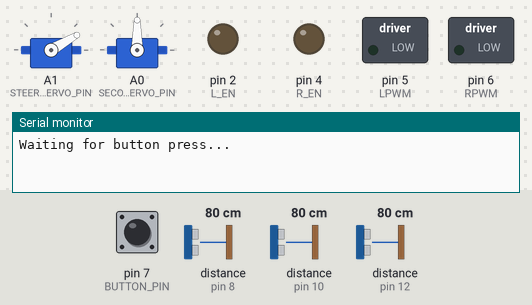
Simulated run of this sketch. Board: Arduino Uno, built with avr-gcc and run on an emulated ATmega328P. Shown: 2 × servo, switched loads named in the sketch (green lamp = pin HIGH), output pins drawn as LEDs (lit = HIGH), the last lines printed to the serial monitor. Inputs (shaded band) come from the test bench; at power-on: pin 7 (BUTTON_PIN) HIGH, distance to the obstacle (sensors on pin 8, pin 12, pin 10) 80 cm. The echo pulse lasts 58.3 µs per cm; pins used as bus, display or sensor lines are not drawn.

Above: at 1.2 s.
1.3 s: pin 7 (BUTTON_PIN) pulled LOW for 0.15 s
At 1.8 s:
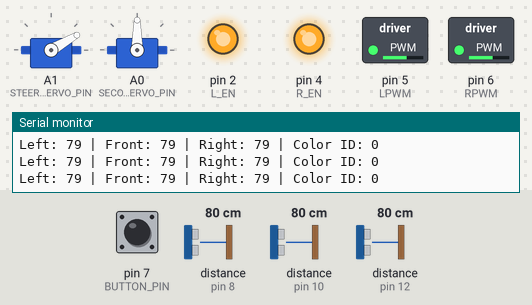
2.9 s: distance to the obstacle (sensor on pin 8) set to 199 cm
4.4 s: distance to the obstacle (sensor on pin 8) set to 205 cm
At 4.7 s:
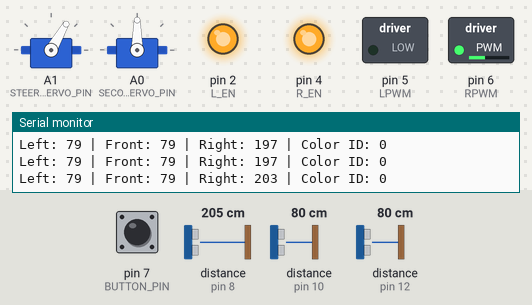
7.4 s: distance to the obstacle (sensor on pin 12) set to 198 cm
10.4 s: distance to the obstacle (sensor on pin 12) set to 207 cm
At 10.64 s:
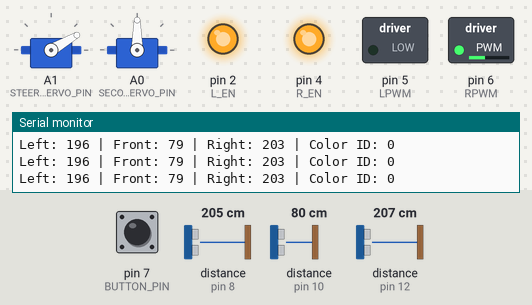
12.2 s: distance to the obstacle (sensor on pin 8) set to 2 cm
At 12.6 s:
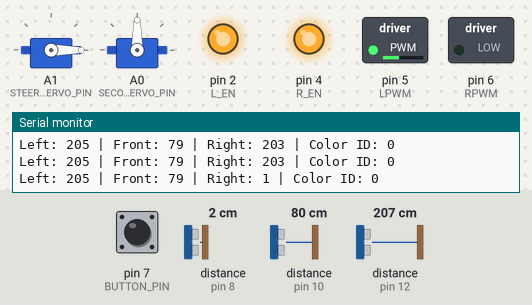
Timing chart, 0 to 16.2 s (numbered marks = the images above; inputs shaded):
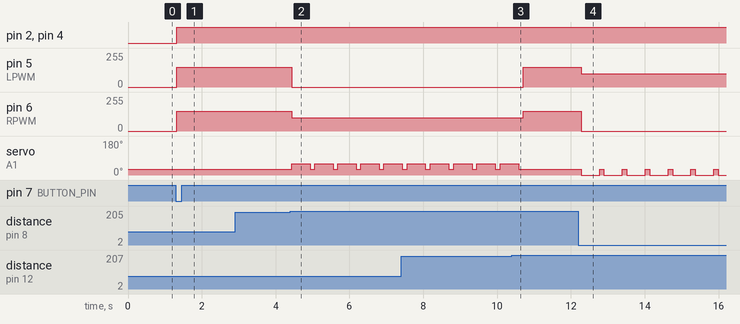

The sketch:

ObstacleChallenge.ino
```cpp
#include <Servo.h>
#include <SoftwareSerial.h>

// Motor Driver Pins
#define L_EN 2
#define R_EN 4
#define LPWM 5
#define RPWM 6

// Ultrasonic Pins
#define TRIG_LEFT 13
#define ECHO_LEFT 12
#define TRIG_FRONT 11
#define ECHO_FRONT 10
#define TRIG_RIGHT 9
#define ECHO_RIGHT 8

// Servo Pins
#define STEERING_SERVO_PIN A1
#define SECOND_SERVO_PIN A0

// Button Pin
#define BUTTON_PIN 7

// HuskyLens Serial
SoftwareSerial huskySerial(0, 1); // TX=0, RX=1

Servo steeringServo;
Servo secondServo;

bool started = false;
unsigned long lastDebounceTime = 0;
const unsigned long debounceDelay = 200;

// Constants
const int STRAIGHT_ANGLE = 30;
const int LEFT_ANGLE = 0;
const int RIGHT_ANGLE = 60;

// ========================
// === Helper Functions ===
// ========================

long readDistanceCM(int trigPin, int echoPin) {
  digitalWrite(trigPin, LOW);
  delayMicroseconds(2);
  digitalWrite(trigPin, HIGH);
  delayMicroseconds(10);
  digitalWrite(trigPin, LOW);
  return pulseIn(echoPin, HIGH, 30000) * 0.034 / 2;
}

void stopMotors() {
  digitalWrite(L_EN, LOW);
  digitalWrite(R_EN, LOW);
  analogWrite(LPWM, 0);
  analogWrite(RPWM, 0);
}

void moveForward(int speed = 150) {
  digitalWrite(L_EN, HIGH);
  digitalWrite(R_EN, HIGH);
  analogWrite(LPWM, speed);
  analogWrite(RPWM, speed);
}

void turnLeft(int speed = 100) {
  digitalWrite(L_EN, HIGH);
  digitalWrite(R_EN, HIGH);
  analogWrite(LPWM, speed);
  analogWrite(RPWM, 0);
}

void turnRight(int speed = 100) {
  digitalWrite(L_EN, HIGH);
  digitalWrite(R_EN, HIGH);
  analogWrite(LPWM, 0);
  analogWrite(RPWM, speed);
}

void steer(int angle) {
  steeringServo.write(angle);
}

int readColorID() {
  if (huskySerial.available()) {
    if (huskySerial.read() == 0x55 && huskySerial.read() == 0xAA) {
      for (int i = 0; i < 4; i++) huskySerial.read(); // skip 4 bytes
      int id = huskySerial.read(); // color ID
      return id;
    }
  }
  return 0;
}

// ========================
// === Setup & Loop =======
// ========================

void setup() {
  Serial.begin(9600);
  huskySerial.begin(9600);

  // Motor driver setup
  pinMode(L_EN, OUTPUT);
  pinMode(R_EN, OUTPUT);
  pinMode(LPWM, OUTPUT);
  pinMode(RPWM, OUTPUT);

  // Ultrasonic sensors
  pinMode(TRIG_LEFT, OUTPUT);
  pinMode(ECHO_LEFT, INPUT);
  pinMode(TRIG_FRONT, OUTPUT);
  pinMode(ECHO_FRONT, INPUT);
  pinMode(TRIG_RIGHT, OUTPUT);
  pinMode(ECHO_RIGHT, INPUT);

  // Button
  pinMode(BUTTON_PIN, INPUT_PULLUP);

  // Servos
  steeringServo.attach(STEERING_SERVO_PIN);
  secondServo.attach(SECOND_SERVO_PIN);
  steer(STRAIGHT_ANGLE);

  stopMotors();
  Serial.println("Waiting for button press...");
}

void loop() {
  // === Start on Button Press ===
  if (!started && digitalRead(BUTTON_PIN) == LOW) {
    if ((millis() - lastDebounceTime) > debounceDelay) {
      started = true;
      Serial.println("Started!");
    }
    lastDebounceTime = millis();
  }

  if (!started) return;

  // === Read Sensors ===
  long leftDist = readDistanceCM(TRIG_LEFT, ECHO_LEFT);
  long frontDist = readDistanceCM(TRIG_FRONT, ECHO_FRONT);
  long rightDist = readDistanceCM(TRIG_RIGHT, ECHO_RIGHT);
  int colorID = readColorID();

  Serial.print("Left: "); Serial.print(leftDist);
  Serial.print(" | Front: "); Serial.print(frontDist);
  Serial.print(" | Right: "); Serial.print(rightDist);
  Serial.print(" | Color ID: "); Serial.println(colorID);

  // === Color Obstacle Avoidance ===
  if (colorID == 1) {  // Red → left
    steer(LEFT_ANGLE);
    turnLeft();
    delay(500);
    steer(STRAIGHT_ANGLE);
  } else if (colorID == 2) {  // Green → right
    steer(RIGHT_ANGLE);
    turnRight();
    delay(500);
    steer(STRAIGHT_ANGLE);
  }

  // === Wall Following Logic ===
  else if (leftDist > 200 && rightDist < 200) {
    steer(LEFT_ANGLE);
    turnLeft();
    delay(500);
    steer(STRAIGHT_ANGLE);
  } else if (rightDist > 200 && leftDist < 200) {
    steer(RIGHT_ANGLE);
    turnRight();
    delay(500);
    steer(STRAIGHT_ANGLE);
  } else {
    steer(STRAIGHT_ANGLE);
    moveForward();
  }

  delay(100); // short loop delay
}
```

Measured:
- the behaviour switches between 202 and 203 cm on distance to the obstacle (sensor on pin 8) (found by bisection; images 1 and 2)
- the behaviour switches between 201 and 202 cm on distance to the obstacle (sensor on pin 12) (found by bisection; images 2 and 3)
- after the input at 1.3 s, pin 2 (L_EN), pin 4 (R_EN): LOW → HIGH at once; pin 5 (LPWM), pin 6 (RPWM): 0/255 → 150/255 at once
- after the input at 4.4 s, pin 5 (LPWM): 150/255 → 0/255 at once; pin 6 (RPWM): 150/255 → 100/255 at once; servo on A1 (STEERING_SERVO_PIN): alternates 60° for 0.50 s and 30° for 0.12 s, starting at once
- after the input at 10.4 s, pin 5 (LPWM): 0/255 → 150/255 after 0.31 s; pin 6 (RPWM): 100/255 → 150/255 after 0.31 s; servo on A1 (STEERING_SERVO_PIN): goes on until 10.6 s, then stays 30°
- after the input at 12.2 s, pin 5 (LPWM): 150/255 → 100/255 after 0.07 s; pin 6 (RPWM): 150/255 → 0/255 after 0.07 s; servo on A1 (STEERING_SERVO_PIN): alternates 30° for 0.12 s and 0° for 0.50 s, starting after 0.07 s
